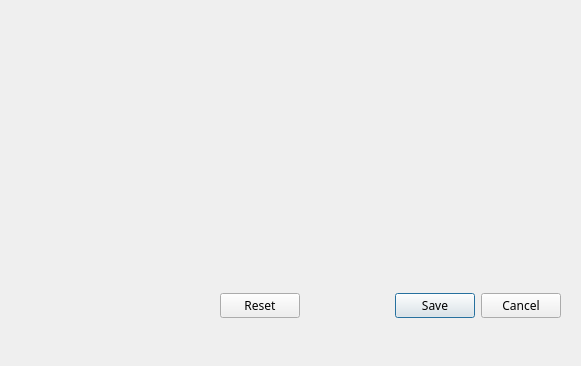
<?xml version="1.0" encoding="UTF-8"?>
<ui version="4.0">
 <class>DialogSetup</class>
 <widget class="QDialog" name="DialogSetup">
  <property name="geometry">
   <rect>
    <x>0</x>
    <y>0</y>
    <width>581</width>
    <height>366</height>
   </rect>
  </property>
  <property name="font">
   <font>
    <family>Rutenia2008VasylChebanyk</family>
   </font>
  </property>
  <property name="windowTitle">
   <string>Dialog</string>
  </property>
  <widget class="QDialogButtonBox" name="buttonBox">
   <property name="geometry">
    <rect>
     <x>220</x>
     <y>290</y>
     <width>341</width>
     <height>32</height>
    </rect>
   </property>
   <property name="orientation">
    <enum>Qt::Horizontal</enum>
   </property>
   <property name="standardButtons">
    <set>QDialogButtonBox::Cancel|QDialogButtonBox::Reset|QDialogButtonBox::Save</set>
   </property>
   <property name="centerButtons">
    <bool>false</bool>
   </property>
  </widget>
 </widget>
 <resources/>
 <connections>
  <connection>
   <sender>buttonBox</sender>
   <signal>accepted()</signal>
   <receiver>DialogSetup</receiver>
   <slot>accept()</slot>
   <hints>
    <hint type="sourcelabel">
     <x>248</x>
     <y>254</y>
    </hint>
    <hint type="destinationlabel">
     <x>157</x>
     <y>274</y>
    </hint>
   </hints>
  </connection>
  <connection>
   <sender>buttonBox</sender>
   <signal>rejected()</signal>
   <receiver>DialogSetup</receiver>
   <slot>reject()</slot>
   <hints>
    <hint type="sourcelabel">
     <x>316</x>
     <y>260</y>
    </hint>
    <hint type="destinationlabel">
     <x>286</x>
     <y>274</y>
    </hint>
   </hints>
  </connection>
 </connections>
</ui>
